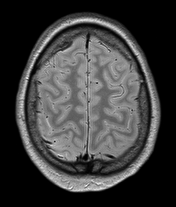
#> input picture HW3/MRI.png, 176 x 207 px
$ jupyter execute Q3.ipynb   (older library calls are emulated)
#> lines starting #> are read from the running program, lines starting #| are printed output that depends on the picture
[cell 1]
import cv2
import numpy as np
import matplotlib.pyplot as plt

[cell 2]
def transform(img, filter, ksize=3):
    if(filter == 'sobelx'):
        return cv2.Sobel(img,cv2.CV_64F,1,0,ksize=3)
    elif(filter == 'sobely'):
        return cv2.Sobel(img,cv2.CV_64F,0,1,ksize=3)
    elif(filter == 'laplacian'):
        return cv2.Laplacian(img,cv2.CV_64F)
    elif(filter == 'averaging'):
        return cv2.blur(img,(ksize,ksize))
    elif(filter == 'median'):
        return cv2.medianBlur(img,ksize)

[cell 3]
mri = cv2.imread('MRI.png',0)
#> mri is the input picture: shape (207, 176); min 0, max 255, mean 60.8

[cell 4]
sobelx = transform(mri,'sobelx')
#> in transform, `return cv2.Sobel(img,cv2.CV_64F,1,0,ksize=3)`:
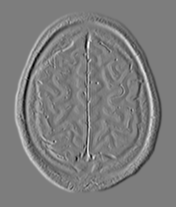
#> returned value: shape (207, 176) float64; min -640, max 661, mean 0; drawn with min black and max white
sobely = transform(mri,'sobely')
#> call 2 of transform, with filter = 'sobely', ksize = 3
#> in transform (call 2), `return cv2.Sobel(img,cv2.CV_64F,0,1,ksize=3)`:
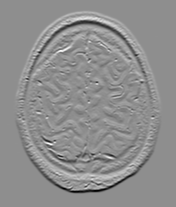
#> returned value: shape (207, 176) float64; min -713, max 559, mean 0; drawn with min black and max white
laplacian = transform(mri,'laplacian')
#> call 3 of transform, with filter = 'laplacian', ksize = 3
#> in transform (call 3), `return cv2.Laplacian(img,cv2.CV_64F)`:
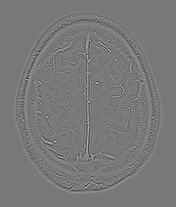
#> returned value: shape (207, 176) float64; min -365, max 398, mean 0; drawn with min black and max white
ave = transform(mri,'averaging')
#> call 4 of transform, with filter = 'averaging', ksize = 3
#> in transform (call 4), `return cv2.blur(img,(ksize,ksize))`:
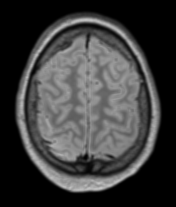
#> returned value: shape (207, 176); min 0, max 197, mean 60.8
med = transform(mri,'median')

[cell 5]
plt.figure(figsize=(15,15))
plt.subplot(2,3,1),plt.imshow(mri,cmap = 'gray')
plt.title('Original'), plt.xticks([]), plt.yticks([])
plt.subplot(2,3,2),plt.imshow(laplacian,cmap = 'gray')
plt.title('Laplacian'), plt.xticks([]), plt.yticks([])
plt.subplot(2,3,3),plt.imshow(sobelx,cmap = 'gray')
plt.title('Sobel X'), plt.xticks([]), plt.yticks([])
plt.subplot(2,3,4),plt.imshow(sobely,cmap = 'gray')
plt.title('Sobel Y'), plt.xticks([]), plt.yticks([])
plt.subplot(2,3,5),plt.imshow(ave,cmap = 'gray')
plt.title('Averaging'), plt.xticks([]), plt.yticks([])
plt.subplot(2,3,6),plt.imshow(med,cmap = 'gray')
plt.title('Median'), plt.xticks([]), plt.yticks([])
plt.show()

در مشتق گیری در محورهای افقی و عمودی، تغییرات تصویر در راستای این محور ها بررسی میشد و خروجی مشخص کننده همین موضوع است.

[cell 6]
ave5 = transform(mri,'averaging',5)
med5 = transform(mri,'median',5)
plt.figure(figsize=(15,15))
plt.subplot(2,3,5),plt.imshow(ave5,cmap = 'gray')
plt.title('Averaging kernel:5'), plt.xticks([]), plt.yticks([])
plt.subplot(2,3,6),plt.imshow(med5,cmap = 'gray')
plt.title('Median kernel:5'), plt.xticks([]), plt.yticks([])
plt.show()

در تصاویر با کرنل 5 محوی بیشتری ایجاد شده است و جزئیات ریز تصویر کمتر دیده میشوند.

[cell 7]
def custom_average(img):
    kernel = [[0,1,2,1,0],
              [1,2,4,2,1],
              [1,4,6,4,1],
              [1,2,4,2,1],
              [0,1,2,1,0]]
    kernel = np.array(kernel)
    kernel = kernel/40

    return cv2.filter2D(img, -1, kernel)

$ run again, with HW3/Noisy_Spine.png copied over HW3/MRI.png
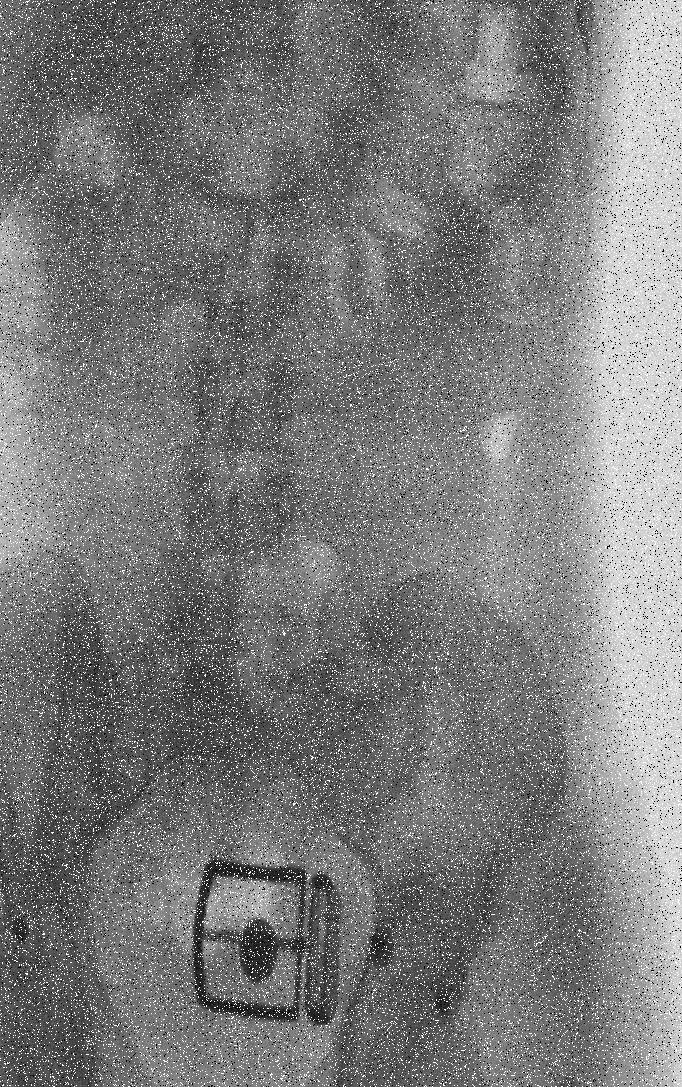
#> input picture HW3/Noisy_Spine.png, 682 x 1087 px
#> mri is the input picture: shape (1087, 682); min 0, max 255, mean 123.5
#> in transform (call 3), `return cv2.Laplacian(img,cv2.CV_64F)`:
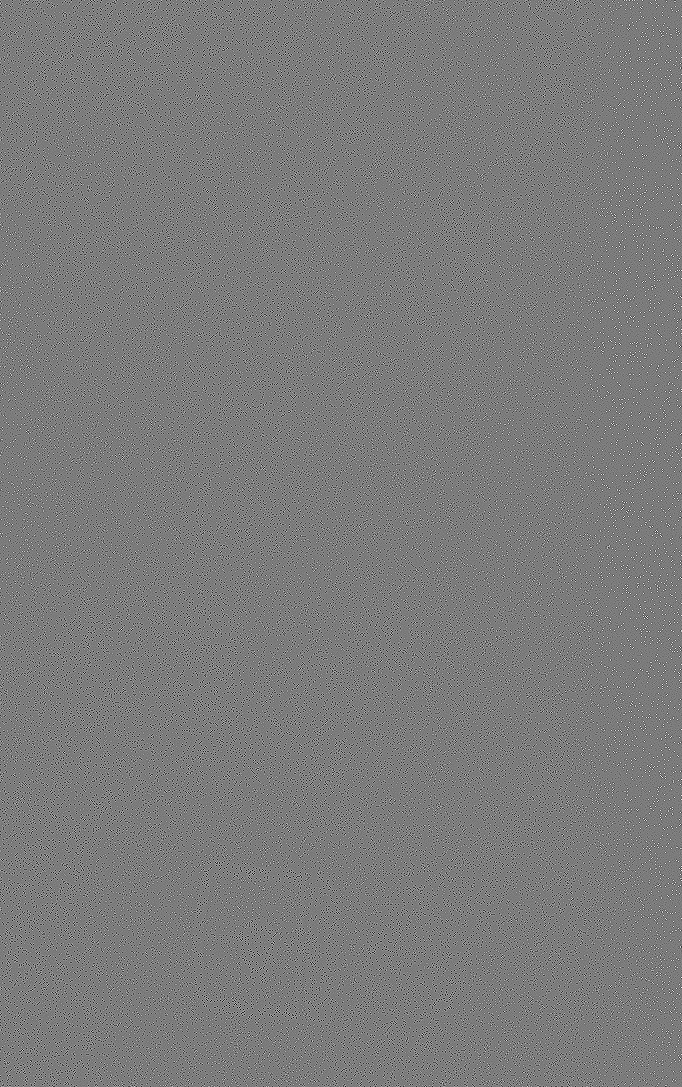
#> returned value: shape (1087, 682) float64; min -959, max 1020, mean 0; drawn with min black and max white
#> in custom_average, `return cv2.filter2D(img, -1, kernel)`:
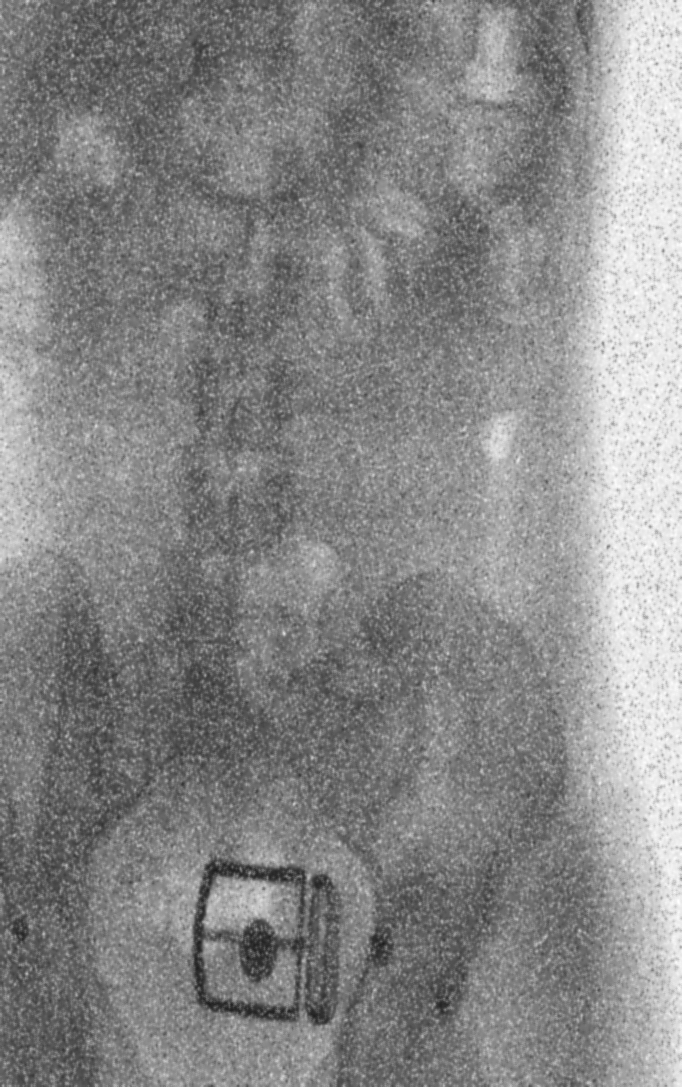
#> returned value: shape (1087, 682); min 28, max 255, mean 135.9
